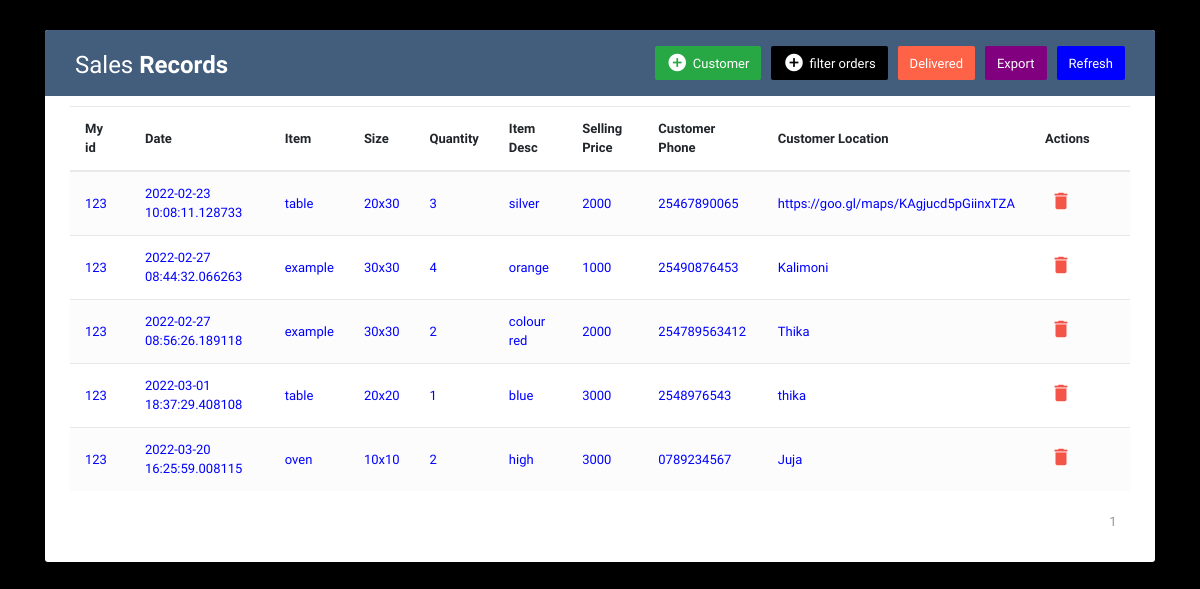
Page /sales (signed in) on the earlier database version.
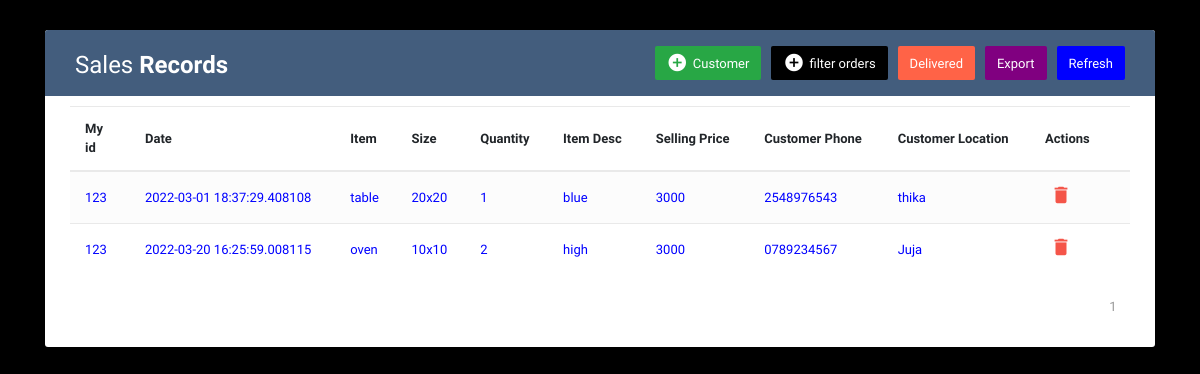
Same page on the later database version.
### forms.py (models this page shows, shortened)
class orders(data.Model):
    id=data.Column(data.Integer,primary_key=True)
    eid=data.Column(data.Integer,nullable=True)
    fname=data.Column(data.String(50),nullable=True)
    phone=data.Column(data.String(20),nullable=True)
    item=data.Column(data.String(20),nullable=True)
    size=data.Column(data.Integer,nullable=True)
    quant=data.Column(data.Integer,nullable=True)
    desc=data.Column(data.Text,nullable=True)
    quantity=data.Column(data.String(10),nullable=True)
    sprice=data.Column(data.Integer,nullable=True)
    dprice=data.Column(data.Integer,nullable=True)
    ddate=data.Column(data.String(20),nullable=True)
    customer=data.Column(data.String(50),nullable=True)
    cphone=data.Column(data.String(20),nullable=True)
    town=data.Column(data.String(50),nullable=True)
    loc=data.Column(data.Text,nullable=True)
    date=data.Column(data.DateTime,nullable=False,default=datetime.utcnow)
    s_id=data.Column(data.Integer,data.ForeignKey('member.eid'),nullable=False)

### forms.py (the view)
@app.route("/sales")
@login_required
def sales():
    page=request.args.get("page",1,type=int)
    info=orders.query.filter_by(eid=current_user.eid).paginate(page=page,per_page=5)
    return render_template("sales.html",info=info,all=all)

### forms.py (called while the page is built)
@lm.user_loader
def load_user(s_id):
    return member.query.get(int(s_id))

### template/sales.html (shortened to what this page needs)
<!DOCTYPE html>
<html lang="en">
<head>
<link rel="stylesheet" href="https://stackpath.bootstrapcdn.com/bootstrap/4.5.0/css/bootstrap.min.css">
<link rel="stylesheet" href="https://maxcdn.bootstrapcdn.com/font-awesome/4.7.0/css/font-awesome.min.css">
</head>
<body style="background-color:black">
<div class="container-xl">
	<div class="table-responsive">
		<div class="table-wrapper">
			<div class="table-title">
				<div class="row">
					<div class="col-sm-6">
						<h2>Sales <b>Records</b></h2>
					</div>
					<div class="col-sm-6">
						<a href="{{url_for('sales')}}" class="btn btn-success" style="background-color:blue"> <span>Refresh</span></a>
						<a href="{{url_for('sales')}}" class="btn btn-success" style="background-color:purple"> <span>Export</span></a>
						<a href="#filterModal" class="btn btn-success" style="background-color:Tomato"> <span>Delivered </span></a>
						<a href="#filterModal" class="btn btn-success" style="background-color:black" data-toggle="modal"><i class="material-icons">&#xE147;</i> <span>filter orders</span></a>
						<a href="#addEmployeeModal" class="btn btn-success" data-toggle="modal"><i class="material-icons">&#xE147;</i> <span>Customer</span></a>
					</div>
				</div>
			</div>
			<table class="table table-striped table-hover" >
				<thead>
					<tr>
						<th>My id</th>
						<th>Date </th>
						<th>Item</th>
						<th>Size</th>
						<th>Quantity</th>
						<th>Item Desc</th>
						<th>Selling Price</th>
						<th>Customer Phone</th>
						<th>Customer Location</th>
						<th>Actions</th>
					</tr>
				</thead>
				<tbody style="color:blue">
					{% for data in info.items %}
					<tr>
						<td>{{data.eid}}</td>
						<td>{{data.date}}</td>
						<td>{{data.item}}</td>
						<td>{{data.size}}</td>
						<td>{{data.quant}}</td>
						<td>{{data.desc}}</td>
						<td>{{data.sprice}}</td>
						<td>{{data.cphone}}</td>
						<td>{{data.loc}}</td>
						<td>
							<a href="#deleteEmployeeModal" class="delete" data-toggle="modal"><i class="material-icons" data-toggle="tooltip" title="Revoke">&#xE872;</i></a>
						</td>
					</tr>
					{% endfor %}
				</tbody>
			</table>
			<div class="clearfix">
				<ul class="pagination">
					{% for pages in info.iter_pages() %}
					{% if pages %}
						<li class="page-item"><a href="{{url_for('sales',page=pages)}}" class="page-link">{{pages}}</a></li>
					{% else %}
					 ...
					 {% endif %}
           {% endfor %}
				</ul>
			</div>
		</div>
	</div>
</div>
</body>
</html>

### template/sales.html (style rules this page uses)
body { color: #566787; background: #f5f5f5; font-family: 'Varela Round', sans-serif; font-size: 13px; }
.table-responsive { margin: 30px 0; }
.table-wrapper { background: #fff; padding: 20px 25px; border-radius: 3px; min-width: 1000px; box-shadow: 0 1px 1px rgba(0,0,0,.05); }
.table-title { padding-bottom: 15px; background: #435d7d; color: #fff; padding: 16px 30px; min-width: 100%; margin: -20px -25px 10px; border-radius: 3px 3px 0 0; }
.table-title h2 { margin: 5px 0 0; font-size: 24px; }
.table-title .btn { color: #fff; float: right; font-size: 13px; border: none; min-width: 50px; border-radius: 2px; border: none; outline: none !important; margin-left: 10px; }
.table-title .btn i { float: left; font-size: 21px; margin-right: 5px; }
.table-title .btn span { float: left; margin-top: 2px; }
table.table tr th, table.table tr td { border-color: #e9e9e9; padding: 12px 15px; vertical-align: middle; }
table.table tr th:first-child { width: 60px; }
table.table tr th:last-child { width: 100px; }
table.table-striped tbody tr:nth-of-type(odd) { background-color: #fcfcfc; }
table.table td:last-child i { opacity: 0.9; font-size: 22px; margin: 0 5px; }
table.table td a { font-weight: bold; color: #566787; display: inline-block; text-decoration: none; outline: none !important; }
table.table td a.delete { color: #F44336; }
table.table td i { font-size: 19px; }
.pagination { float: right; margin: 0 0 5px; }
.pagination li a { border: none; font-size: 13px; min-width: 30px; min-height: 30px; color: #999; margin: 0 2px; line-height: 30px; border-radius: 2px !important; text-align: center; padding: 0 6px; }

Differences in the rows shown:
removed orders: eid "123", date "2022-02-23 10:08:11.128733", item "table", size "20x30", quant "3", desc "silver", sprice "2000", cphone "25467890065", loc "https://goo.gl/maps/KAgjucd5pGiinxTZA"
removed orders: eid "123", date "2022-02-27 08:44:32.066263", item "example", size "30x30", quant "4", desc "orange", sprice "1000", cphone "25490876453", loc "Kalimoni"
removed orders: eid "123", date "2022-02-27 08:56:26.189118", item "example", size "30x30", quant "2", desc "colour red", sprice "2000", cphone "254789563412", loc "Thika"
